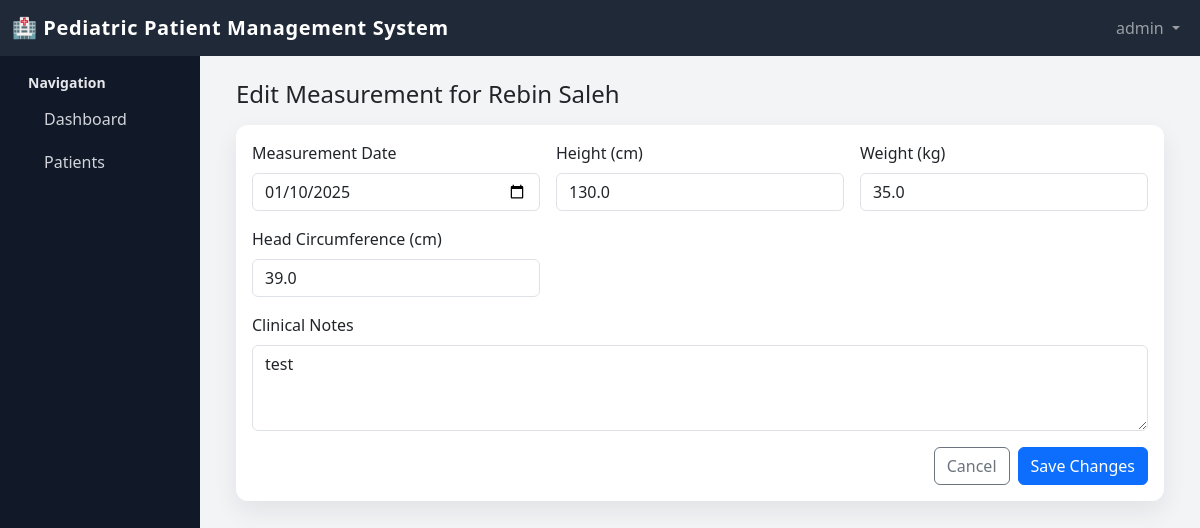
The app's page /patients/1/measurements/4/edit/ (signed in) with its own data.
### pediatric/models.py (models this page shows, shortened)
class Patient(models.Model):
    GENDER_CHOICES = [
        ('Male', 'Male'),
        ('Female', 'Female'),
    ]
    BLOOD_TYPE_CHOICES = [
        ('A', 'A'),
        ('B', 'B'),
        ('AB', 'AB'),
        ('O', 'O'),
    ]
    patient_name = models.CharField(max_length=100)
    date_of_birth = models.DateField()
    gender = models.CharField(max_length=10, choices=GENDER_CHOICES)
    blood_type = models.CharField(max_length=5, choices=BLOOD_TYPE_CHOICES, null=True, blank=True)
    contact_number = models.CharField(max_length=20, blank=True, null=True)
    parent_name = models.CharField(max_length=100, blank=True, null=True)
    parent_contact = models.CharField(max_length=20, blank=True, null=True)
    address = models.CharField(max_length=200, blank=True, null=True)
    city = models.CharField(max_length=50, blank=True, null=True)
    country = models.CharField(max_length=50, blank=True, null=True)
    medical_history = models.TextField(blank=True, null=True)
    notes = models.TextField(blank=True, null=True)
    date_registered = models.DateTimeField(auto_now_add=True)
    created_by = models.ForeignKey(User, on_delete=models.SET_NULL, null=True, related_name='patients_created')
    class Meta:
        ordering = ['-date_registered']

class Measurement(models.Model):
    patient = models.ForeignKey(Patient, on_delete=models.CASCADE, related_name='measurements')
    measurement_date = models.DateField()
    height = models.FloatField(validators=[MinValueValidator(10), MaxValueValidator(250)])
    weight = models.FloatField(validators=[MinValueValidator(1), MaxValueValidator(200)])
    head_circumference = models.FloatField(null=True, blank=True)
    notes = models.TextField(blank=True, null=True)
    recorded_by = models.ForeignKey(User, on_delete=models.SET_NULL, null=True)
    recorded_datetime = models.DateTimeField(auto_now_add=True)
    class Meta:
        ordering = ['-measurement_date']

### pediatric/views.py (the view, shortened to what this page needs)
@login_required
def measurement_edit(request, patient_id, measurement_id):
    patient = get_object_or_404(Patient, pk=patient_id)
    measurement = get_object_or_404(Measurement, pk=measurement_id, patient=patient)
    return render(request, 'measurements/measurement_edit.html', {
        'patient': patient,
        'measurement': measurement
    })

### templates/measurements/measurement_edit.html (shortened to what this page needs)
{% extends 'base.html' %}
{% block content %}
<h4 class="mb-3">Edit Measurement for {{ patient.patient_name }}</h4>
<div class="card">
  <div class="card-body">
    <form method="post">
      <div class="row g-3">
        <div class="col-md-4">
          <label class="form-label">Measurement Date</label>
          <input type="date" name="measurement_date" class="form-control" value="{{ measurement.measurement_date|date:'Y-m-d' }}" required>
        </div>
        <div class="col-md-4">
          <label class="form-label">Height (cm)</label>
          <input type="number" step="0.1" name="height" class="form-control" value="{{ measurement.height }}" required>
        </div>
        <div class="col-md-4">
          <label class="form-label">Weight (kg)</label>
          <input type="number" step="0.1" name="weight" class="form-control" value="{{ measurement.weight }}" required>
        </div>
        <div class="col-md-4">
          <label class="form-label">Head Circumference (cm)</label>
          <input type="number" step="0.1" name="head_circumference" class="form-control" value="{{ measurement.head_circumference|default:'' }}">
        </div>
        <div class="col-12">
          <label class="form-label">Clinical Notes</label>
          <textarea name="notes" rows="3" class="form-control">{{ measurement.notes|default:'' }}</textarea>
        </div>
      </div>
      <div class="mt-3 d-flex justify-content-end gap-2">
        <a href="{% url 'patient_detail' patient.pk %}" class="btn btn-outline-secondary">Cancel</a>
        <button type="submit" class="btn btn-primary">Save Changes</button>
      </div>
    </form>
  </div>
</div>
{% endblock %}

### templates/base.html (shortened to what this page needs)
<!doctype html>
<html lang="en">
<head>
  <link href="https://cdn.jsdelivr.net/npm/bootstrap@5.3.2/dist/css/bootstrap.min.css" rel="stylesheet">
</head>
<body>
  <nav class="navbar navbar-dark navbar-expand-lg">
    <div class="container-fluid">
      <a class="navbar-brand" href="{% url 'dashboard' %}">
        🏥 Pediatric Patient Management System
      </a>
      <div class="collapse navbar-collapse" id="topnav">
        <ul class="navbar-nav ms-auto mb-2 mb-lg-0">
          {% if user.is_authenticated %}
          <li class="nav-item dropdown">
            <a class="nav-link dropdown-toggle" href="#" data-bs-toggle="dropdown">
              {{ user.first_name|default:user.username }}
            </a>
          </li>
          {% endif %}
        </ul>
      </div>
    </div>
  </nav>
  <div class="container-fluid">
    <div class="row">
      {% if user.is_authenticated %}
      <div class="col-md-3 col-lg-2 d-none d-md-block sidebar py-3">
        <div class="px-3 mb-3">
          <div class="fw-semibold small text-gray-400 mb-1">Navigation</div>
          <a href="{% url 'dashboard' %}" class="{% if request.resolver_match.url_name == 'dashboard' %}active{% endif %}">
            Dashboard
          </a>
          <a href="{% url 'patient_list' %}" class="{% if 'patient' in request.resolver_match.url_name %}active{% endif %}">
            Patients
          </a>
        </div>
      </div>
      {% endif %}
      <div class="{% if user.is_authenticated %}col-md-9 col-lg-10{% else %}col-12{% endif %}">
        <div class="content-wrapper">
          {% block content %}{% endblock %}
        </div>
      </div>
    </div>
  </div>
</body>
</html>

### templates/base.html (style rules this page uses)
body { font-family: system-ui, -apple-system, BlinkMacSystemFont, "Segoe UI", sans-serif; background-color: #f3f4f6; }
.navbar { background-color: #1f2937; }
.navbar-brand { font-weight: 600; letter-spacing: 0.03em; }
.sidebar { min-height: 100vh; background-color: #111827; color: #e5e7eb; }
.sidebar a { color: #d1d5db; text-decoration: none; display: block; padding: 0.6rem 1rem; border-radius: 0.4rem; }
.content-wrapper { padding: 1.5rem; }
.card { border: none; border-radius: 0.75rem; box-shadow: 0 10px 25px rgba(15, 23, 42, 0.08); }

### records on screen
Patient: patient_name "Rebin Saleh"
Measurement: measurement_date "01/10/2025", height "130.0", weight "35.0", head_circumference "39.0", notes "test"

### other values on screen
{{ user.first_name|default:user.username }} "admin"
